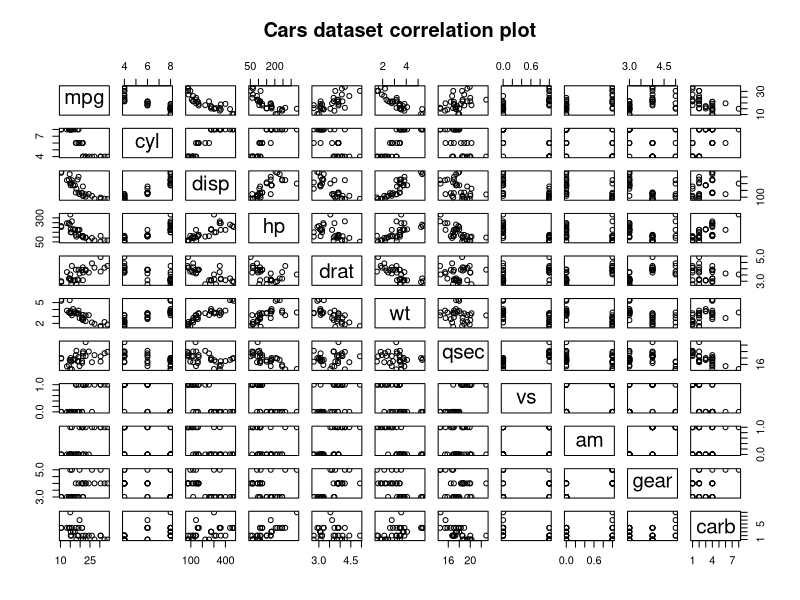
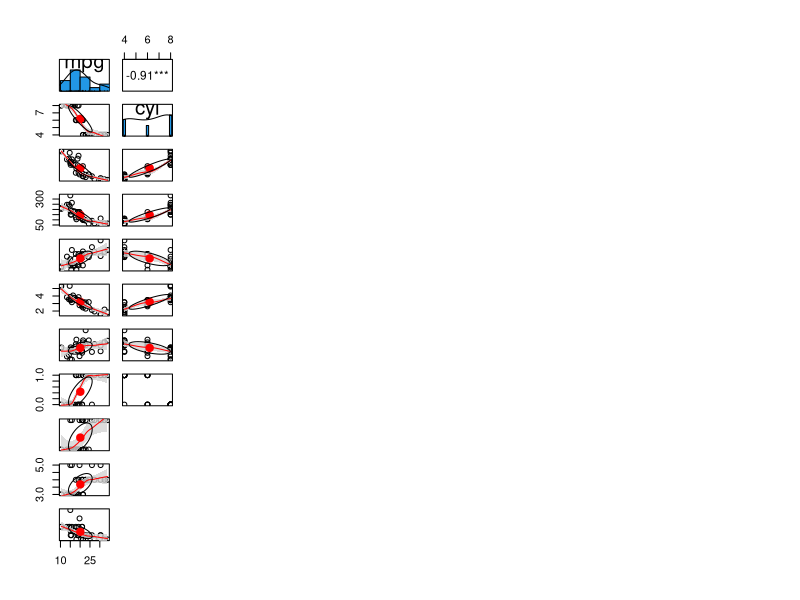

The R source for these figures, in order: (Note: this script raises an error after producing the figures.)
? mtcars
str(mtcars)
cars_data <- mtcars
str(cars_data)
pairs(cars_data, labels = colnames(cars_data), main = "Cars dataset correlation plot")
install.packages("psych")
library(psych)
pairs.panels(cars_data,
             smooth = TRUE,      # If TRUE, draws loess smooths
             scale = FALSE,      # If TRUE, scales the correlation text font
             density = TRUE,     # If TRUE, adds density plots and histograms
             ellipses = TRUE,    # If TRUE, draws ellipses
             method = "spearman",# Correlation method (also "pearson" or "kendall")
             pch = 21,           # pch symbol
             lm = FALSE,         # If TRUE, plots linear fit rather than the LOESS (smoothed) fit
             cor = TRUE,         # If TRUE, reports correlations
             jiggle = FALSE,     # If TRUE, data points are jittered
             factor = 2,         # Jittering factor
             hist.col = 4,       # Histograms color
             stars = TRUE,       # If TRUE, adds significance level with stars
             ci = TRUE)          # If TRUE, adds confidence intervals
attach(cars_data)
plot(cars_data$mpg, wt, pch = 19, col = "lightblue")
library("lattice")
attach(cars_data)
histogram(wt, 
          data = cars_data, 
          main = "Distribution of Car data", 
          xlab = "Weight of the car", 
          ylab = "Fuel efficiency")
detach(beavers_data)

attach(cars_data)
histogram(mpg, 
          data = cars_data, 
          main = "Distribution of Car data", 
          xlab = "Fuel efficiency", 
          ylab = "Weight of the car")
detach(cars_data)

attach(cars_data)
qqnorm(mpg, main = "QQ Plot for MPG")
qqline(mpg, col = "red")
detach(cars_data)

attach(cars_data)
qqnorm(wt, main = "QQ Plot for WT")
qqline(wt, col = "red")
detach(cars_data)
par(opar)

#shapiro-wilks test 
# p value < 0.05 not normally distributed 
# p value > 0.05 normally distributed 

normality_test <- shapiro.test(cars_data$mpg)
normality_test$p.value

normality_test <- shapiro.test(cars_data$wt)
normality_test$p.value

cor.test(wt, mpg, method=c("pearson"))

#Q4 
#convert am to a factor as it is categorical

cars_data$am <- factor(cars_data$am, 
                labels = c("automatic", "manual"))

histogram (~hp | am,
           data = cars_data,
           main = "Horsepower distribution by transmission type")

shapiro.test(cars_data$am)
tapply(hp, am, shapiro.test)

shapiro.test(hp)
#summary 
#hp = not normally distributed (independent)
#am = not normally distributed (categorical) (dependent)

#mann whitney test 